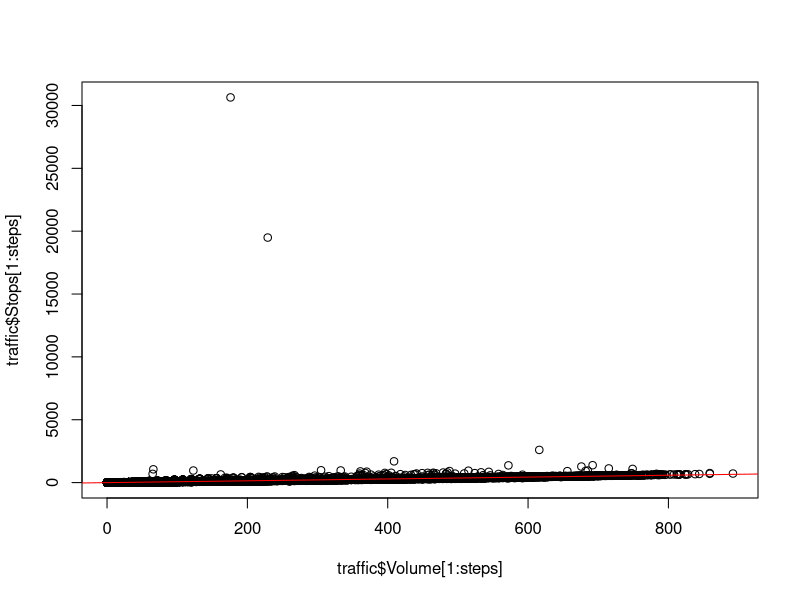
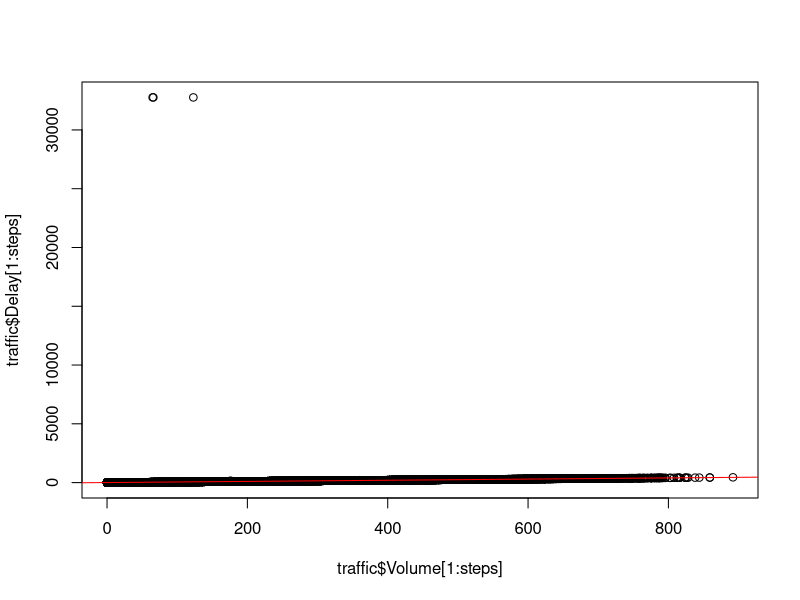

Write R code to recreate these figures, in order. (Note: a time limit stopped this script after it produced the figures.)

# Data preparation -------------------------------------------------------------
traffic <- read.csv("UrbanAnalytics2015.csv", sep=" ")
traffic$DateTime <- strptime(traffic$DateTime, "%m/%d/%y %H:%M")

# Time-based filtering ---------------------------------------------------------
stepsPerDay <- 1440/5
days <- round(365/2)
steps = days * stepsPerDay

dayList<-c("Sun.","Mon.","Tues.","Wed.","Thurs.","Fri.","Sat.")

# Relationship between traffic flow volume and traffic stop volume -------------
plot(traffic$Volume[1:steps], traffic$Stops[1:steps])
model <- lm(traffic$Stops[1:steps]~traffic$Volume[1:steps])
summary(model)
abline(model, col='red')

# Relationship between traffic flow volume and delay ---------------------------
plot(traffic$Volume[1:steps], traffic$Delay[1:steps])
model <- lm(traffic$Delay[1:steps]~traffic$Volume[1:steps])
summary(model)
abline(model, col='red')

# Averages over a day
dailyInformation <- matrix(0, nrow=7, ncol=stepsPerDay-1)
dailyCounts <- matrix(0, nrow=7, ncol=stepsPerDay-1)
for (index in 1:nrow(traffic)) {
  wDay = 1 + traffic$DateTime[index]$wday
  minute = (traffic$DateTime[index]$min + (traffic$DateTime[index]$hour * 60)) / 5
  dailyInformation[wDay, minute] = dailyInformation[wDay, minute] + traffic$Volume[index]
  dailyCounts[wDay, minute] = dailyCounts[wDay, minute] + 1
}

dailyInformation = dailyInformation / dailyCounts
image(dailyInformation,col=rainbow(100))

require(ggplot2)
require(reshape2)

ggplot(melt(dailyInformation), aes(Var1,Var2, fill=value)) +
  scale_fill_gradientn(colours=rainbow(50))+
  xlab("Day of the Week")+
  ylab("Time (Hours)")+
  geom_raster() +
  theme( panel.background = element_rect(fill = "transparent", colour = NA),
         panel.grid.minor = element_blank(),
         panel.grid.major = element_blank()) +
  scale_y_discrete(breaks = seq(1, 288, 12), labels = seq(0,23,1)) +
  scale_x_discrete(breaks=c("1","2","3","4","5","6","7"), labels=dayList, limits=c(1,2,3,4,5,6,7))
